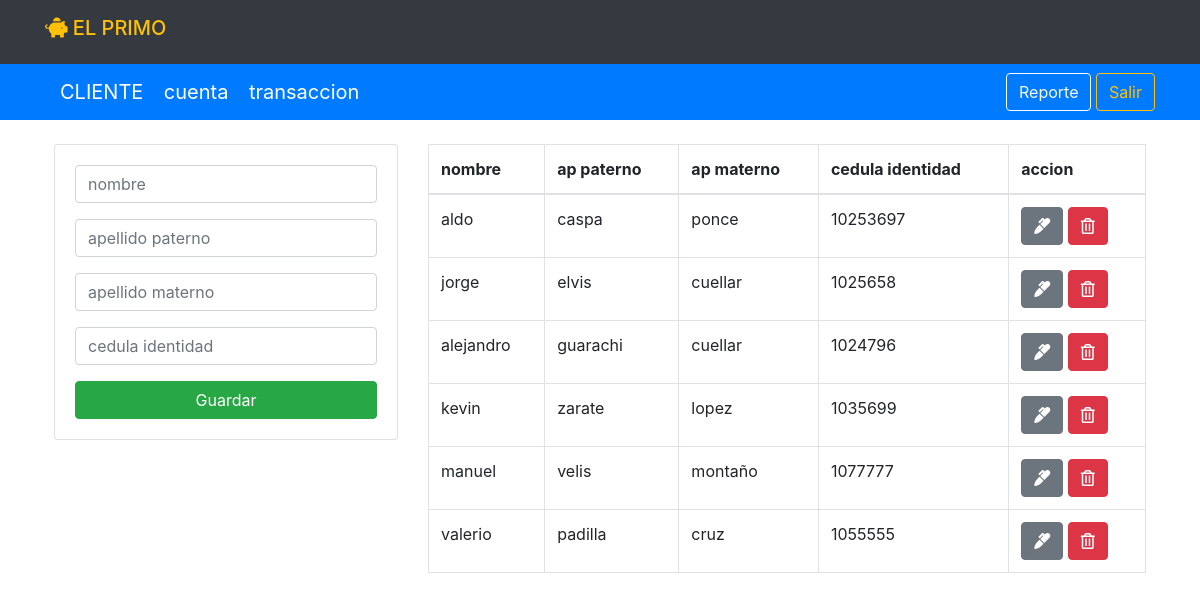
Screenshot of /vista/crud_cliente/cliente.php with the database file from the repository.
### tables this page shows
create table cliente(
idcliente int AUTO_INCREMENT PRIMARY KEY,
nombre varchar(50)not null,
app varchar(50) not null,
apm varchar(50) not null,
ci varchar(50) unique not null
);

### vista/crud_cliente/cliente.php (the view, shortened to what this page needs)
<?php include("../includes/db.php") ?>
<?php include("../includes/header.php") ?>
<nav class="navbar navbar-dark bg-primary">
    <div class="container">
        <div class="col-md-8">
            <a href="cliente.php" class="navbar-brand text-uppercase">cliente</a>
            <a href="../crud_cuenta/cuenta.php" class="navbar-brand">cuenta</a>
            <a href="../crud_transaccion/transaccion.php" class="navbar-brand">transaccion</a>
        </div>
        <div class="row ">
            <div class="col-md-12">
                <a href="../reporte.php" class="btn btn-outline-light">Reporte</a>
                <a href="../close.php" class="btn btn-outline-warning">Salir</a>
            </div>
        </div>
    </div>
</nav>
    <div class="container p-4">
        <div class="row">
            <div class="col-md-4">
                <div class="card card-body">
                    <form action="save_task.php" method="POST">
                        <div class="form-group">
                            <input type="text" name="nombre" class="form-control" placeholder="nombre" autofocus>
                        </div>
                        <div class="form-group">
                            <input type="text" name="app" class="form-control" placeholder="apellido paterno">
                        </div>
                        <div class="form-group">
                            <input type="text" name="apm" class="form-control" placeholder="apellido materno">
                        </div>
                        <div class="form-group">
                            <input type="text" name="ci" class="form-control" placeholder="cedula identidad">
                        </div>
                        <input type="submit" class="btn btn-success btn-block" name="save_task" value="Guardar">
                    </form>
                </div>
            </div>
            <div class="col-md-8">
                  <table class="table table-bordered">
                    <thead>
                        <tr>
                            <th>nombre</th>
                            <th>ap paterno</th>
                            <th>ap materno</th>
                            <th>cedula identidad</th>
                            <th>accion</th>
                        </tr>
                    </thead>
                    <tbody>
                        <?php
                        $query = "select * from cliente";
                        $result_tasks = mysqli_query($conn,$query);
                        while($row = mysqli_fetch_array($result_tasks)){?>
                            <tr>
                                <td><?php echo $row['nombre']?></td>
                                <td><?php echo $row['app']?></td>
                                <td><?php echo $row['apm']?></td>
                                <td><?php echo $row['ci']?></td>
                                <td>
                                    <a href="edit.php?id=<?php echo $row['idcliente']?>" class="btn btn-secondary"><i class="fas fa-marker"></i></a>
                                    <a href="delete_task.php?id=<?php echo $row['idcliente']?>" class="btn btn-danger"><i class="far fa-trash-alt"></i></a>
                                </td>
                            </tr>
                        <?php } ?>
                    </tbody>
                  </table>
            </div>
        </div>
    </div>
<?php include("../includes/footer.php") ?>

### vista/includes/header.php (shortened to what this page needs)
<!DOCTYPE html>
<html lang="es">
<head>
    <link rel="stylesheet" href="https://stackpath.bootstrapcdn.com/bootstrap/4.3.1/css/bootstrap.min.css">
    <link rel="stylesheet" href="https://use.fontawesome.com/releases/v5.11.2/css/all.css">
</head>
<body>
    <nav class="navbar navbar-dark bg-dark">
        <div class="container">
            <h2 class="navbar-brand text-warning"><i class="fas fa-piggy-bank"></i> EL PRIMO</h2>
        </div>
    </nav>

### vista/includes/footer.php (shortened to what this page needs)
</body>
</html>

### rows the page displays
cliente: nombre "aldo", app "caspa", apm "ponce", ci "10253697"
cliente: nombre "jorge", app "elvis", apm "cuellar", ci "1025658"
cliente: nombre "alejandro", app "guarachi", apm "cuellar", ci "1024796"
cliente: nombre "kevin", app "zarate", apm "lopez", ci "1035699"
cliente: nombre "manuel", app "velis", apm "montaño", ci "1077777"
cliente: nombre "valerio", app "padilla", apm "cruz", ci "1055555"
